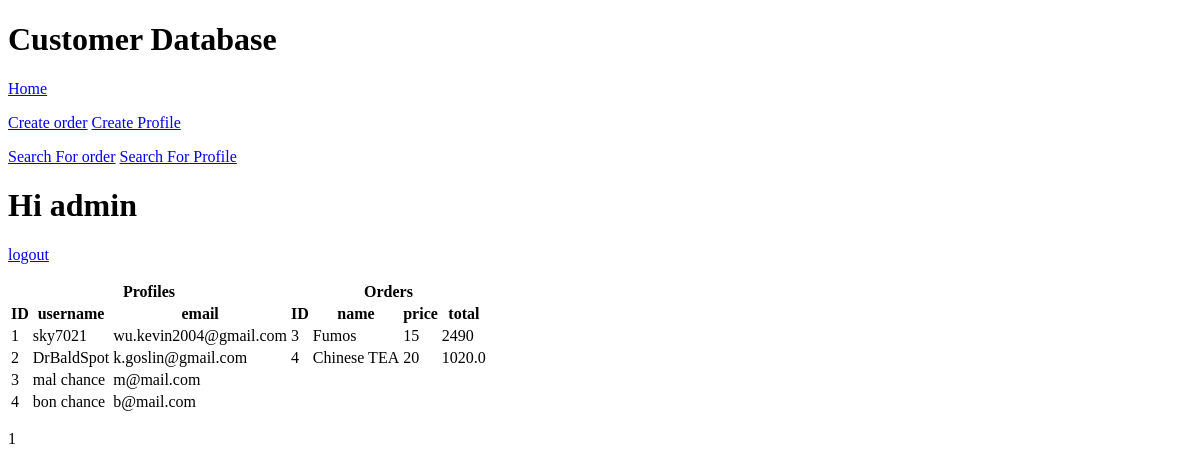
Before: /auth/homepage/ (signed in) with the older database file.
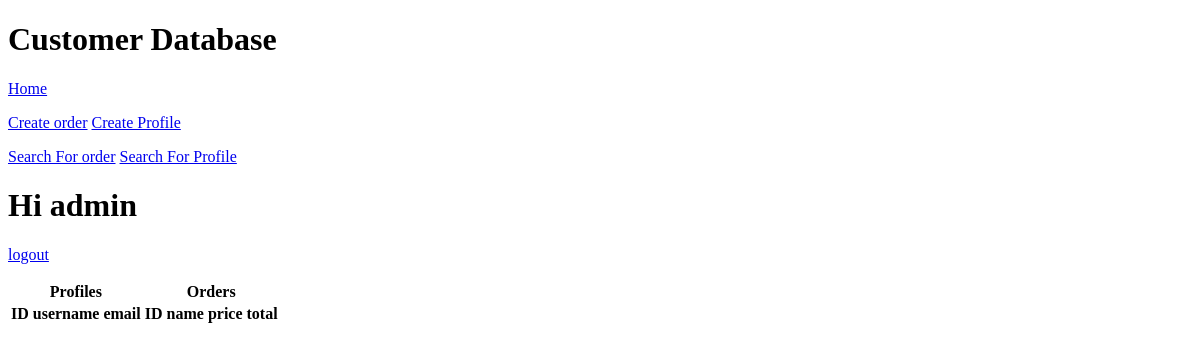
After: the same page with the newer database file.
### main/models.py (models this page shows, shortened)
class Admin(db.Model, UserMixin):
    id = db.Column(db.Integer, primary_key=True)
    username = db.Column(db.String(64), index=True, unique=True)
    password_hash = db.Column(db.String(128))

class Profile(db.Model):
    id = db.Column(db.Integer, primary_key=True)
    username = db.Column(db.String(64), index=True)
    email = db.Column(db.String(120), index=True, unique=True)
    quantities = db.relationship('OrderQuantity', back_populates= 'profile')
    orders = db.relationship('Order', back_populates='customers', secondary=LinkOrder, lazy='dynamic')

class Order(db.Model):
    id = db.Column(db.Integer, primary_key=True)
    name = db.Column(db.String(64), index=True)
    price = db.Column(db.Integer, index=True)
    customers = db.relationship('Profile', back_populates='orders', secondary=LinkOrder, lazy='dynamic')
    def total_orders(self):
        return OrderQuantity.query.with_entities(func.sum(OrderQuantity.quantity).label('mySum')).filter_by\
        (order_name = self.name).first().mySum

### main/auth/routes.py (the view)
@bp.route('/')
@bp.route('/homepage/')
@login_required
def homepage():
    page = request.args.get('page', 1, type=int)
    profiles = Profile.query.paginate(
        page, current_app.config['PROFILES_PER_PAGE'], False
    )
    orders = Order.query.paginate(
        page, current_app.config['ORDERS_PER_PAGE'], False
    )
    l_profiles = len(profiles.items)
    l_orders = len(orders.items)
    if l_profiles < l_orders:
        longest = l_orders
    else:
        longest = l_profiles
    if profiles.has_next:
        pagination = profiles
    else:
        pagination = orders
    return render_template('auth/homepage.html', profiles = profiles.items, orders = orders.items, longest = longest, pagination = pagination,
    l_profiles = l_profiles, l_orders = l_orders, round = round
    )

### main/models.py (called while the page is built)
@login.user_loader
def load_user(id):
    return Admin.query.get(int(id))

### main/templates/auth/homepage.html
{% extends 'base.html' %}
{% block content %}
    <h1>Hi {{ current_user.username }}</h1>
    <a href='{{ url_for("auth.logout" )}}'>logout</a>
    <p>
        <table>
            <thead>
                <tr>
                    <th colspan='3'>Profiles</th>
                    <th colspan='4'>Orders</th>
                </tr>
                <tr>
                    <th> ID </th>
                    <th> username </th>
                    <th> email </th>
                    <th> ID </th>
                    <th> name </th>
                    <th> price </th>
                    <th> total </th>
                </tr>
            </thead>
            <tbody>
                {% for i in range(longest)  %}
                <tr>
                    {% if i <= l_profiles - 1 %}
                        <td> {{ profiles[i].id }} </td>
                        <td> {{ profiles[i].username }} </td>
                        <td> {{ profiles[i].email }} </td>
                    {% else %}
                        <td colspan='3'></td>
                    {% endif %}
                    {% if i <= l_orders - 1 %}
                        <td> {{ orders[i].id }} </td>
                        <td> {{ orders[i].name }} </td>
                        <td> {{ orders[i].price }} </td>
                        {% if orders[i].total_orders() != None %}
                        <td> {{ round( orders[i].total_orders() * orders[i].price, 2) }} </td>
                        {% endif %}
                    {% else %}
                        <td colspan='3'></td>
                    {% endif %}
                </tr>
                {% endfor %}
            </tbody>
        </table>
    </p>
    <p>
        {% for page_num in pagination.iter_pages() %}
            {% if page_num %}
                {% if page_num != pagination.page %}
                    <a href='{{ url_for("auth.homepage", page=page_num) }}'> {{ page_num }} </a>
                {% else %}
                    {{ page_num }}
                {% endif %}
            {% else %}
                ...
            {% endif %}
        {% endfor %}
    </p>
{% endblock %}

### main/templates/base.html (shortened to what this page needs)
<!DOCTYPE html>
<html>
    <header>
        {% if title %}
        <h1>{{ title }}</h1>
        {% else %}
        <h1>Customer Database</h1>
        {% endif %}
        <a href='{{ url_for("auth.homepage" )}}'>Home</a>
        <p>
            <a href='{{ url_for("orders.add_order" )}}'>Create order</a>
            <a href='{{ url_for("profiles.create_profile" )}}'>Create Profile</a>
        </p>
        <p>
            <a href='{{ url_for("orders.search_order" )}}'>Search For order</a>
            <a href='{{ url_for("profiles.search_profile" )}}'>Search For Profile</a>
        </p>
    </header>
    <body>
        {%block content%}
        {%endblock%}
    </body>
</html>

Changed rows visible on the page:
removed Profile: id "1", username "sky7021", email "wu.kevin2004@gmail.com"
removed Order: id "3", name "Fumos", price "15", round(orders[i].total_orders()*orders[i].price,2) "2490"
removed Profile: id "2", username "DrBaldSpot", email "k.goslin@gmail.com"
removed Order: id "4", name "Chinese TEA", price "20", round(orders[i].total_orders()*orders[i].price,2) "1020.0"
removed Profile: id "3", username "mal chance", email "m@mail.com"
removed Profile: id "4", username "bon chance", email "b@mail.com"
Other visible differences:
list line gone: "1"
